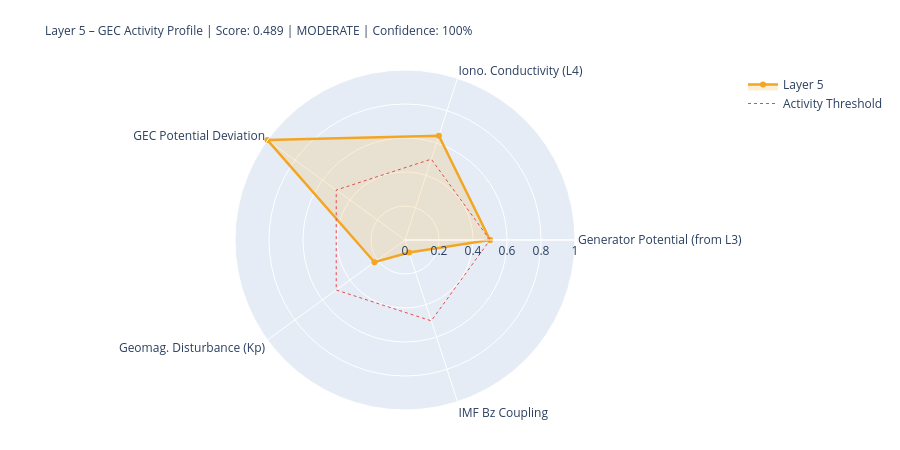

This figure's notebook cell:
### Markdown cell above
---
## 5. State Assessment & Handoff to Layer 6

### Code cell
# ============================================================
# LAYER-5-SCORE
# ============================================================

# Components
# 1) Generator activity (Layer-3-driven)
gen_score = norm(generator_strength, 0.3, 2.0)
gen_src   = 'from_layer3' if l3_thunder_score is not None else 'estimated'

# 2) Ionospheric conductivity (Layer-4-driven)
iono_score = norm(iono_cond_factor, 0.7, 1.4)
iono_src   = 'from_layer4' if l4_ioniz is not None else 'estimated'

# 3) GEC potential deviation from reference
pot_score = norm(abs(delta_V_pct), 0, 30)  # 0 = at reference, 1 = 30% deviation
pot_src   = 'derived'

# 4) Geomagnetic disturbance (Kp) – modulates vertical currents
kp_score = norm(kp_val, 0, 9)
kp_src   = 'primary' if kp_now is not None else 'from_layer4'

# 5) IMF Bz coupling (southward = stronger M-I coupling → GEC influence)
bz_score = norm(-(bz_now or 0), -5, 30) if bz_now is not None else None
bz_src   = 'primary' if bz_now is not None else 'missing'

COMPONENTS = {
    'Generator Potential (from L3)':  {'score': gen_score,   'source': 'derived_from_layer3', 'dynamic': True},
    'Iono. Conductivity (L4)':      {'score': iono_score,  'source': iono_src, 'dynamic': True},
    'GEC Potential Deviation':      {'score': pot_score,   'source': pot_src,  'dynamic': True},
    'Geomag. Disturbance (Kp)':         {'score': kp_score,    'source': kp_src,   'dynamic': True},
    'IMF Bz Coupling':               {'score': bz_score,    'source': bz_src,   'dynamic': True},
}

available   = {k: v['score'] for k, v in COMPONENTS.items() if v['score'] is not None}
unavailable = [k for k, v in COMPONENTS.items() if v['score'] is None]
layer5_score = round(sum(available.values()) / len(available), 4) if available else None
confidence   = round(len(available) / len(COMPONENTS), 2)
level = ('unknown' if layer5_score is None
         else 'quiet'   if layer5_score < 0.3
         else 'moderate' if layer5_score < 0.6
         else 'active')
dominant_l5 = max(available, key=available.get) if available else 'none'

# Kp consistency: separate 1-min raw value from score value
kp_1m_raw   = kp_now          # directly from API (can be 0.0 during live measurement)
kp_for_score = kp_val          # from Layer-0 context or estimated value if needed
kp_score_src = kp_src

W = 68
print('=' * W)
print('LAYER 5 – GLOBAL ELECTRIC CIRCUIT – STATE ASSESSMENT')
print('=' * W)
for name, comp in COMPONENTS.items():
    s = comp['score']
    if s is not None:
        bar = '█' * int(s*20) + '░' * (20-int(s*20))
        print(f'  {name:<34} {bar}  {s:.3f}  [{comp["source"]}]')
    else:
        print(f'  {name:<34} {"─"*20}  n/a   [missing]')
print('-' * W)
print(f'  Score:         {layer5_score:.3f}  ({len(available)}/{len(COMPONENTS)} components)')
print(f'  Confidence:    {confidence:.0%}')
print(f'  Level:         {level.upper()}')
print(f'  Dominant:      {dominant_l5}')
print(f'  V_iono:        {V_iono_mod:.1f} kV  (Δ {delta_V_pct:+.1f}% vs. Ref)')
print(f'  I_total:       {I_total_mod:.1f} A   (Δ {delta_I_pct:+.1f}% vs. Ref)')
print('=' * W)

# Radar
cats   = list(available.keys())
vals_r = list(available.values())
if len(cats) >= 3:
    fig = go.Figure()
    fig.add_trace(go.Scatterpolar(
        r=vals_r + [vals_r[0]], theta=cats + [cats[0]],
        fill='toself', fillcolor='rgba(242,166,35,0.18)',
        line=dict(color='#F2A623', width=2.5), name='Layer 5'
    ))
    fig.add_trace(go.Scatterpolar(
        r=[0.5]*(len(cats)+1), theta=cats+[cats[0]],
        line=dict(color='#E24B4A', dash='dot', width=1),
        mode='lines', name='Activity Threshold'
    ))
    fig.update_layout(
        title=dict(
            text=f'Layer 5 – GEC Activity Profile | Score: {layer5_score:.3f} | {level.upper()} | Confidence: {confidence:.0%}',
            font=dict(size=12)
        ),
        polar=dict(radialaxis=dict(visible=True, range=[0,1])),
        height=450, showlegend=True,
        margin=dict(l=80, r=80, t=70, b=40)
    )
    fig.show()

### Figure 1 — Plotly figure (JSON) as saved in the notebook; plotly's stock layout.template omitted (floating-point values rounded to 4 significant figures)
{"data": [{"fill": "toself", "fillcolor": "rgba(242,166,35,0.18)", "line": {"color": "#F2A623", "width": 2.5}, "name": "Layer 5", "r": [0.5, 0.6454, 1.0, 0.2222, 0.0777, 0.5], "theta": ["Generator Potential (from L3)", "Iono. Conductivity (L4)", "GEC Potential Deviation", "Geomag. Disturbance (Kp)", "IMF Bz Coupling", "Generator Potential (from L3)"], "type": "scatterpolar"}, {"line": {"color": "#E24B4A", "dash": "dot", "width": 1}, "mode": "lines", "name": "Activity Threshold", "r": [0.5, 0.5, 0.5, 0.5, 0.5, 0.5], "theta": ["Generator Potential (from L3)", "Iono. Conductivity (L4)", "GEC Potential Deviation", "Geomag. Disturbance (Kp)", "IMF Bz Coupling", "Generator Potential (from L3)"], "type": "scatterpolar"}], "layout": {"height": 450, "margin": {"b": 40, "l": 80, "r": 80, "t": 70}, "polar": {"radialaxis": {"range": [0, 1], "visible": true}}, "showlegend": true, "title": {"font": {"size": 12}, "text": "Layer 5 – GEC Activity Profile | Score: 0.489 | MODERATE | Confidence: 100%"}}}
